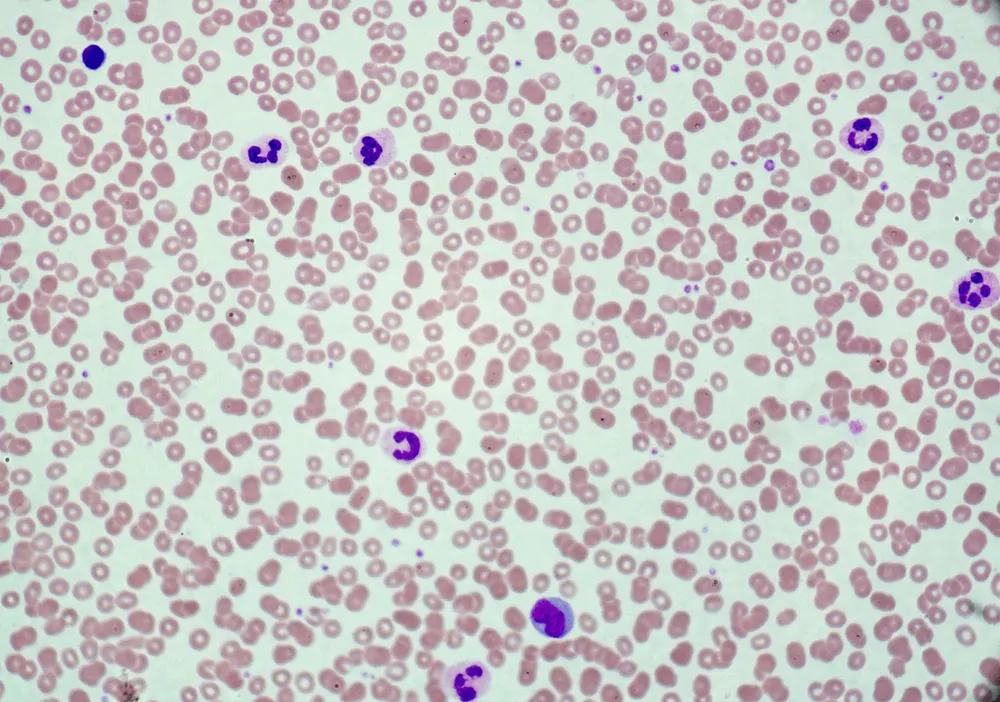
#> input picture Imagem1/041.png.webp, 1000 x 702 px, shrunk from 1500 x 1053 before the run, found by its file name
$ python tecnica_watershead.py
#> lines starting #> are read from the running program, lines starting #| are printed output that depends on the picture; after the words box and inside, x2 and y2 are one past the last pixel; in counts of white or black regions, pixels touching at a corner belong together
import cv2
import numpy as np
import matplotlib.pyplot as plt

# Carregar a imagem
imagem_path = "Imagem1/041.png.webp"
imagem = cv2.imread(imagem_path)
#> imagem is the input picture: shape (702, 1000, 3); mean B, G, R 195.9, 196.3, 198.7
imagem_original = cv2.cvtColor(imagem, cv2.COLOR_BGR2RGB)

# Converter a imagem para escala de cinza
imagem_gray = cv2.cvtColor(imagem, cv2.COLOR_BGR2GRAY)

# Aplicar limiarização para separar o plano de fundo do primeiro plano
_, thresh = cv2.threshold(imagem_gray, 0, 255, cv2.THRESH_BINARY_INV + cv2.THRESH_OTSU)
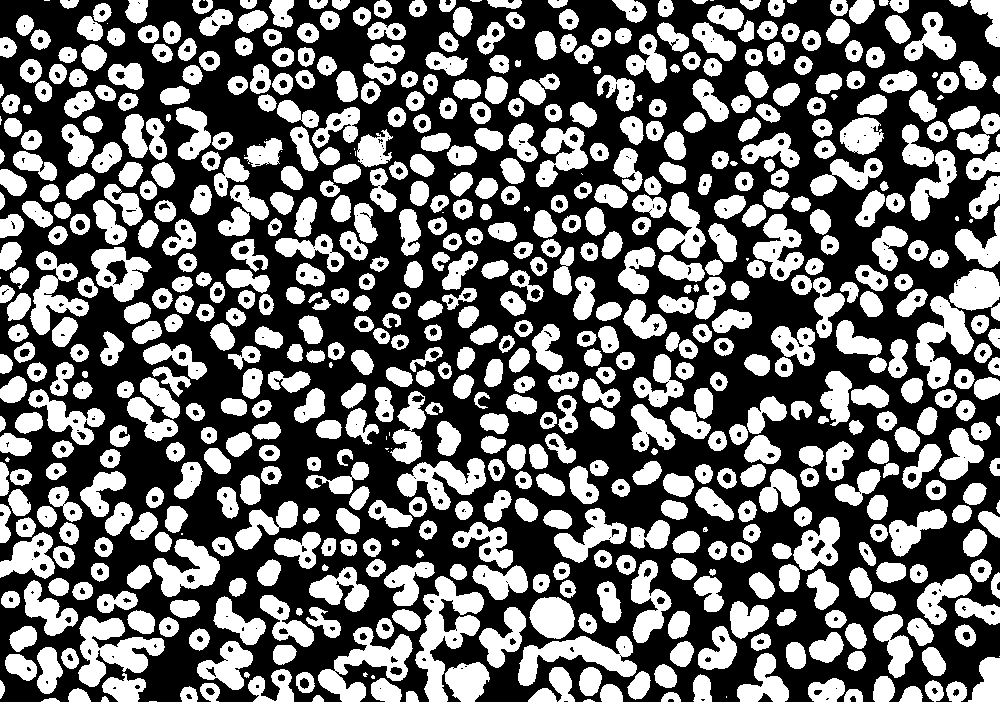
#> thresh: shape (702, 1000); 42.1% white; 683 white regions (32 under 20 px), largest, box (x1, y1, x2, y2) and area: (415, 576, 484, 702) 3494, (78, 616, 165, 687) 3054, (318, 627, 413, 702) 2771

# Aplicar transformação morfológica (abertura) para remover pequenos ruídos
kernel = np.ones((3, 3), np.uint8)
opening = cv2.morphologyEx(thresh, cv2.MORPH_OPEN, kernel, iterations=2)
#> opening: shape (702, 1000); 40.3% white; 708 white regions, largest, box (x1, y1, x2, y2) and area: (416, 577, 484, 702) 3445, (318, 627, 412, 702) 2692, (518, 636, 637, 686) 2682

# Encontrar a sure background area
sure_bg = cv2.dilate(opening, kernel, iterations=3)
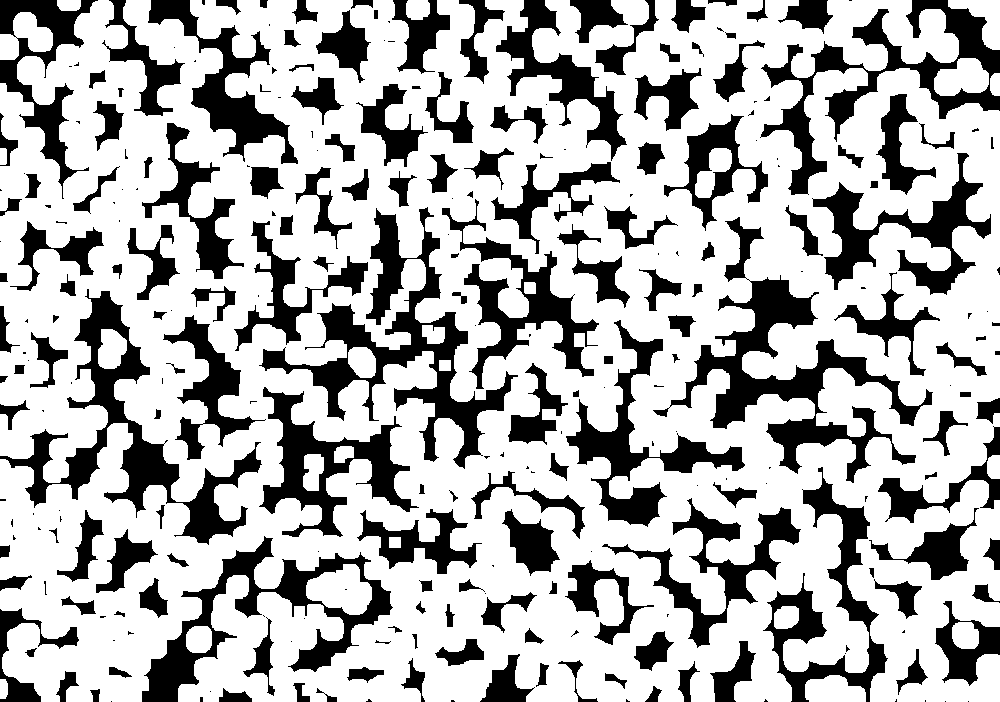
#> sure_bg: shape (702, 1000); 69.8% white; 273 black regions (108 under 20 px), largest, box (x1, y1, x2, y2) and area: (653, 217, 933, 483) 14008, (259, 207, 518, 469) 13560, (0, 289, 262, 545) 11986

# Encontrar a sure foreground area
dist_transform = cv2.distanceTransform(opening, cv2.DIST_L2, 5)
_, sure_fg = cv2.threshold(dist_transform, 0.7 * dist_transform.max(), 255, 0)
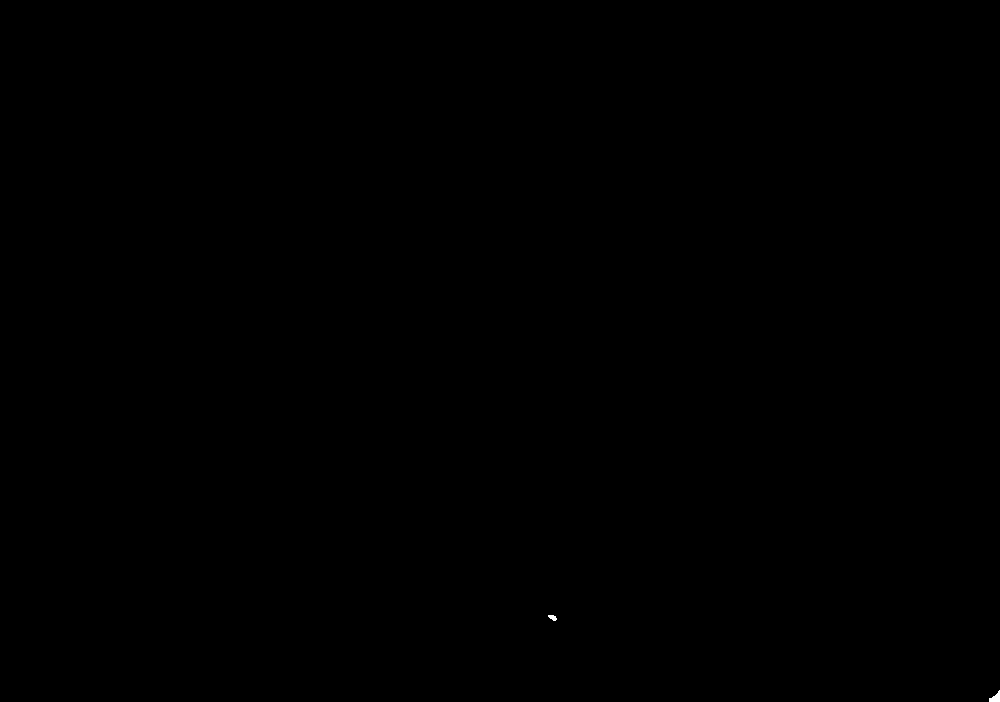
#> sure_fg: shape (702, 1000) float32; 0.02% white; 2 white regions, box (x1, y1, x2, y2) and area: (989, 690, 1000, 702) 76, (548, 615, 557, 621) 36

# Subtrair a sure foreground da sure background para obter a região desconhecida
sure_fg = np.uint8(sure_fg)
unknown = cv2.subtract(sure_bg, sure_fg)

# Marcar as regiões conectadas na região desconhecida
_, markers = cv2.connectedComponents(sure_fg)
#> markers: shape (702, 1000) int32; 3 distinct labels, from 0 to 2

# Adicionar 1 aos marcadores de sure_fg para garantir que o plano de fundo seja 1, não 0
markers = markers + 1
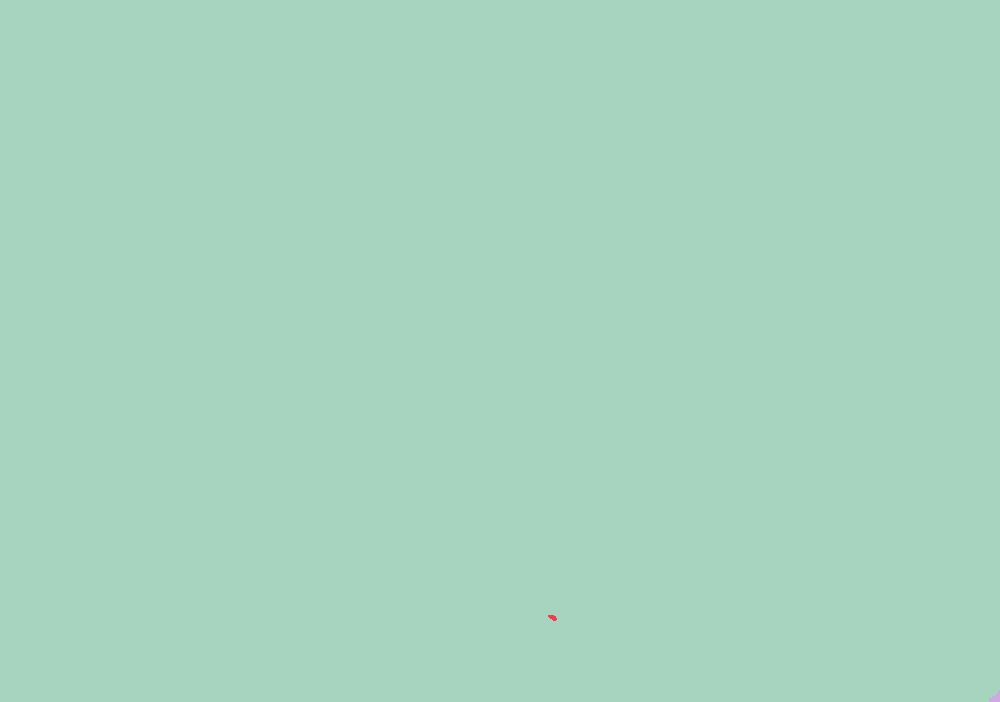
#> markers: shape (702, 1000) int32; 3 distinct labels, from 1 to 3; one colour per label, 0 black
markers[unknown == 255] = 0
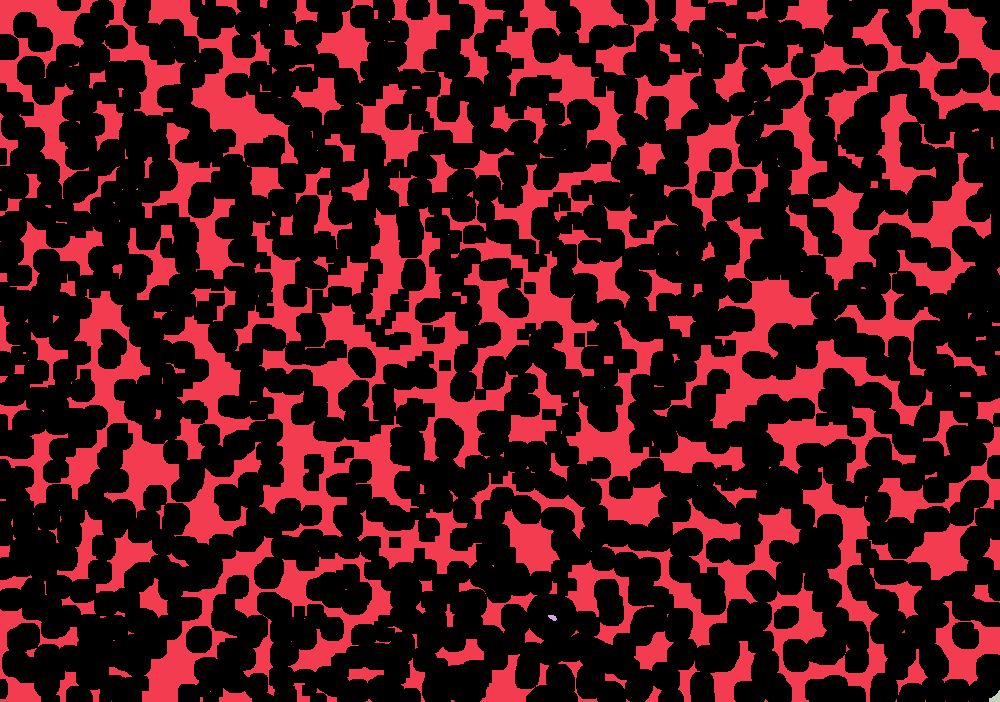
#> markers: shape (702, 1000) int32; 4 distinct labels, from 0 to 3; one colour per label, 0 black

# Aplicar Watershed
imagem_watershed = imagem_original.copy()
cv2.watershed(imagem, markers)
imagem_watershed[markers == -1] = [255, 0, 0]  # Pintar as bordas identificadas pelo Watershed de vermelho
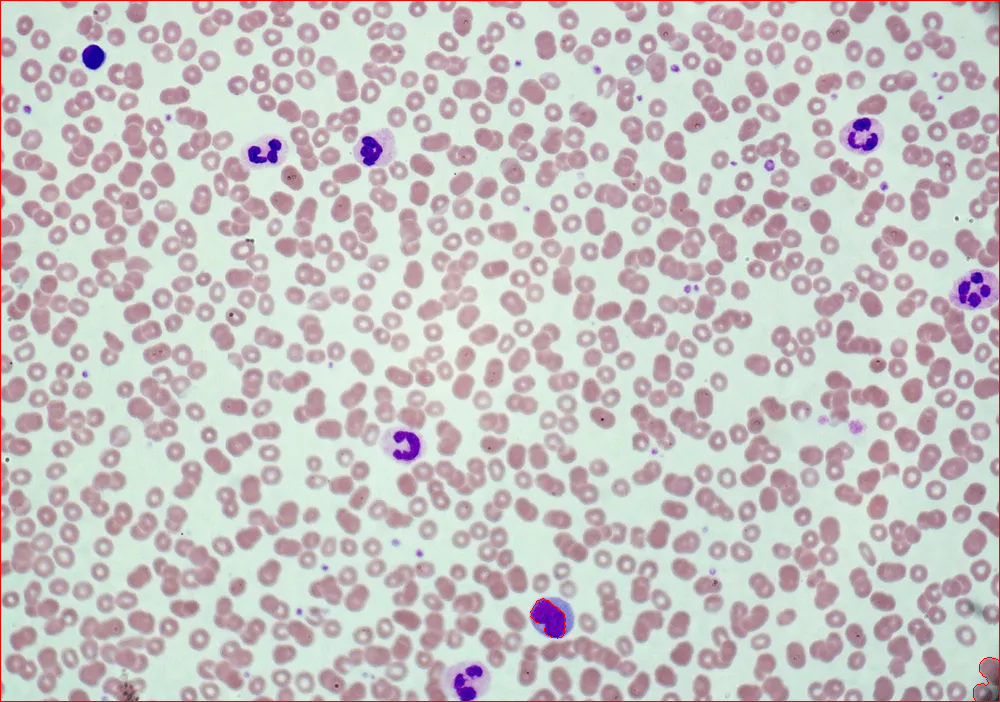
#> imagem_watershed: shape (702, 1000, 3); mean R, G, B 199, 195.4, 194.9

# Exibir as imagens
plt.subplot(131), plt.imshow(imagem_original)
plt.title('Imagem Original'), plt.xticks([]), plt.yticks([])

plt.subplot(132), plt.imshow(sure_bg, cmap='gray')
plt.title('Sure Background'), plt.xticks([]), plt.yticks([])

plt.subplot(133), plt.imshow(imagem_watershed)
plt.title('Segmentação Watershed'), plt.xticks([]), plt.yticks([])

plt.show()
